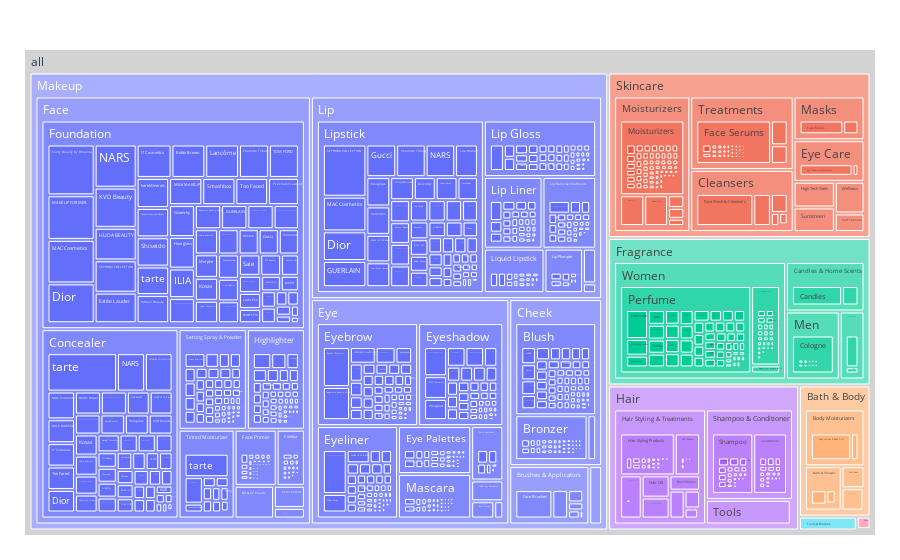

Here is the notebook cell this chart was saved with:
### Code cell
import plotly.express as px
df = px.data.tips()
fig = px.treemap(df_products_tree, path=[px.Constant("all"), 'lvl_0_cat', 'lvl_1_cat', 'lvl_2_cat','brand_name'], values='url')
fig.update_traces(root_color="lightgrey")
fig.update_layout(margin = dict(t=50, l=25, r=25, b=25))
fig.show()

### Figure 1 — Plotly figure (JSON) as saved in the notebook; plotly's stock layout.template omitted (floating-point values rounded to 4 significant figures; data arrays with more than 128 entries replaced by an {"elided": "..."} marker saying what was removed)
{"data": [{"branchvalues": "total", "domain": {"x": [0, 1], "y": [0, 1]}, "hovertemplate": "labels=%{label}<br>url=%{value}<br>parent=%{parent}<br>id=%{id}<extra></extra>", "ids": {"elided": "2550 str values"}, "labels": {"elided": "2550 str values"}, "name": "", "parents": {"elided": "2550 str values"}, "root": {"color": "lightgrey"}, "type": "treemap", "values": {"elided": "2550 int values"}}], "layout": {"legend": {"tracegroupgap": 0}, "margin": {"b": 25, "l": 25, "r": 25, "t": 50}}}
